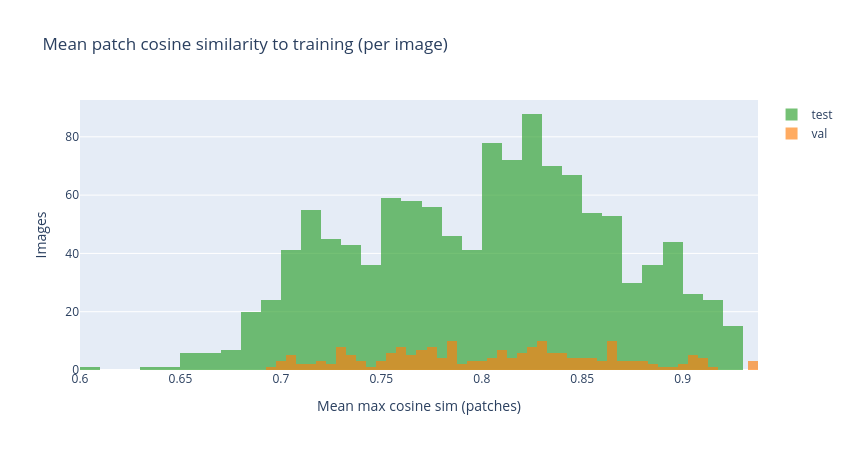
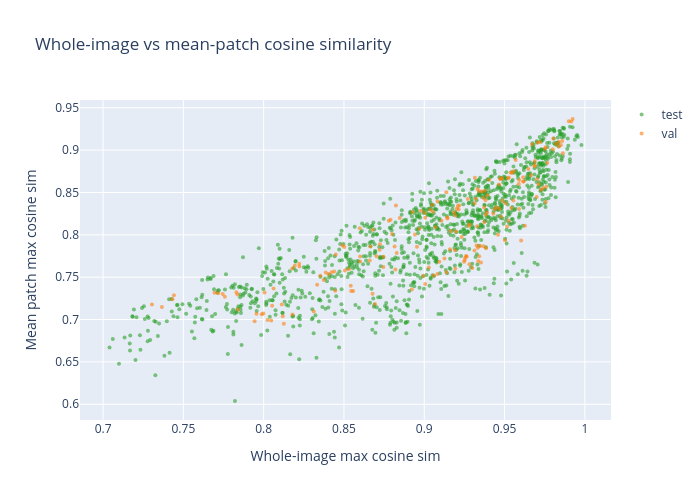

These figures' notebook cell, in order:
### Code cell
fig4a = go.Figure()
for sp, col in [('test','#2ca02c'),('val','#ff7f0e')]:
    sub = df_merged[df_merged['split']==sp]
    fig4a.add_trace(go.Histogram(x=sub['mean_patch_sim'],name=sp,opacity=0.65,
                                  nbinsx=50,marker_color=col))
fig4a.update_layout(barmode='overlay',
    title='Mean patch cosine similarity to training (per image)',
    xaxis_title='Mean max cosine sim (patches)', yaxis_title='Images',
    width=850, height=450)
fig4a.show()

fig4b = go.Figure()
for sp, col in [('test','#2ca02c'),('val','#ff7f0e')]:
    sub = df_merged[df_merged['split']==sp]
    fig4b.add_trace(go.Scatter(x=sub['whole_max_sim'], y=sub['mean_patch_sim'],
        mode='markers', name=sp, marker=dict(size=4,color=col,opacity=0.6),
        text=sub['img_name'],
        hovertemplate='<b>%{text}</b><br>whole=%{x:.4f}<br>patch=%{y:.4f}<extra></extra>'))
fig4b.update_layout(title='Whole-image vs mean-patch cosine similarity',
    xaxis_title='Whole-image max cosine sim',
    yaxis_title='Mean patch max cosine sim', width=700, height=500)
fig4b.show()

from scipy.stats import spearmanr
tc = df_merged[df_merged['split']=='test'].dropna(subset=['whole_max_sim','mean_patch_sim'])
rho, pval = spearmanr(tc['whole_max_sim'], tc['mean_patch_sim'])
log.info('Spearman rho (whole vs patch, test): %.4f  p=%.2e', rho, pval)
print(f'Spearman rho: {rho:.4f}  p={pval:.2e}')

### Figure 1 — Plotly figure (JSON) as saved in the notebook; plotly's stock layout.template omitted (floating-point values rounded to 4 significant figures; data arrays with more than 128 entries replaced by an {"elided": "..."} marker saying what was removed)
{"data": [{"marker": {"color": "#2ca02c"}, "name": "test", "nbinsx": 50, "opacity": 0.65, "type": "histogram", "x": {"elided": "1203 float values"}}, {"marker": {"color": "#ff7f0e"}, "name": "val", "nbinsx": 50, "opacity": 0.65, "type": "histogram", "x": {"elided": "198 float values"}}], "layout": {"barmode": "overlay", "height": 450, "title": {"text": "Mean patch cosine similarity to training (per image)"}, "width": 850, "xaxis": {"title": {"text": "Mean max cosine sim (patches)"}}, "yaxis": {"title": {"text": "Images"}}}}

### Figure 2 — Plotly figure (JSON) as saved in the notebook; plotly's stock layout.template omitted (floating-point values rounded to 4 significant figures; data arrays with more than 128 entries replaced by an {"elided": "..."} marker saying what was removed)
{"data": [{"hovertemplate": "<b>%{text}</b><br>whole=%{x:.4f}<br>patch=%{y:.4f}<extra></extra>", "marker": {"color": "#2ca02c", "opacity": 0.6, "size": 4}, "mode": "markers", "name": "test", "text": {"elided": "1203 str values"}, "type": "scatter", "x": {"elided": "1203 float values"}, "y": {"elided": "1203 float values"}}, {"hovertemplate": "<b>%{text}</b><br>whole=%{x:.4f}<br>patch=%{y:.4f}<extra></extra>", "marker": {"color": "#ff7f0e", "opacity": 0.6, "size": 4}, "mode": "markers", "name": "val", "text": {"elided": "198 str values"}, "type": "scatter", "x": {"elided": "198 float values"}, "y": {"elided": "198 float values"}}], "layout": {"height": 500, "title": {"text": "Whole-image vs mean-patch cosine similarity"}, "width": 700, "xaxis": {"title": {"text": "Whole-image max cosine sim"}}, "yaxis": {"title": {"text": "Mean patch max cosine sim"}}}}
